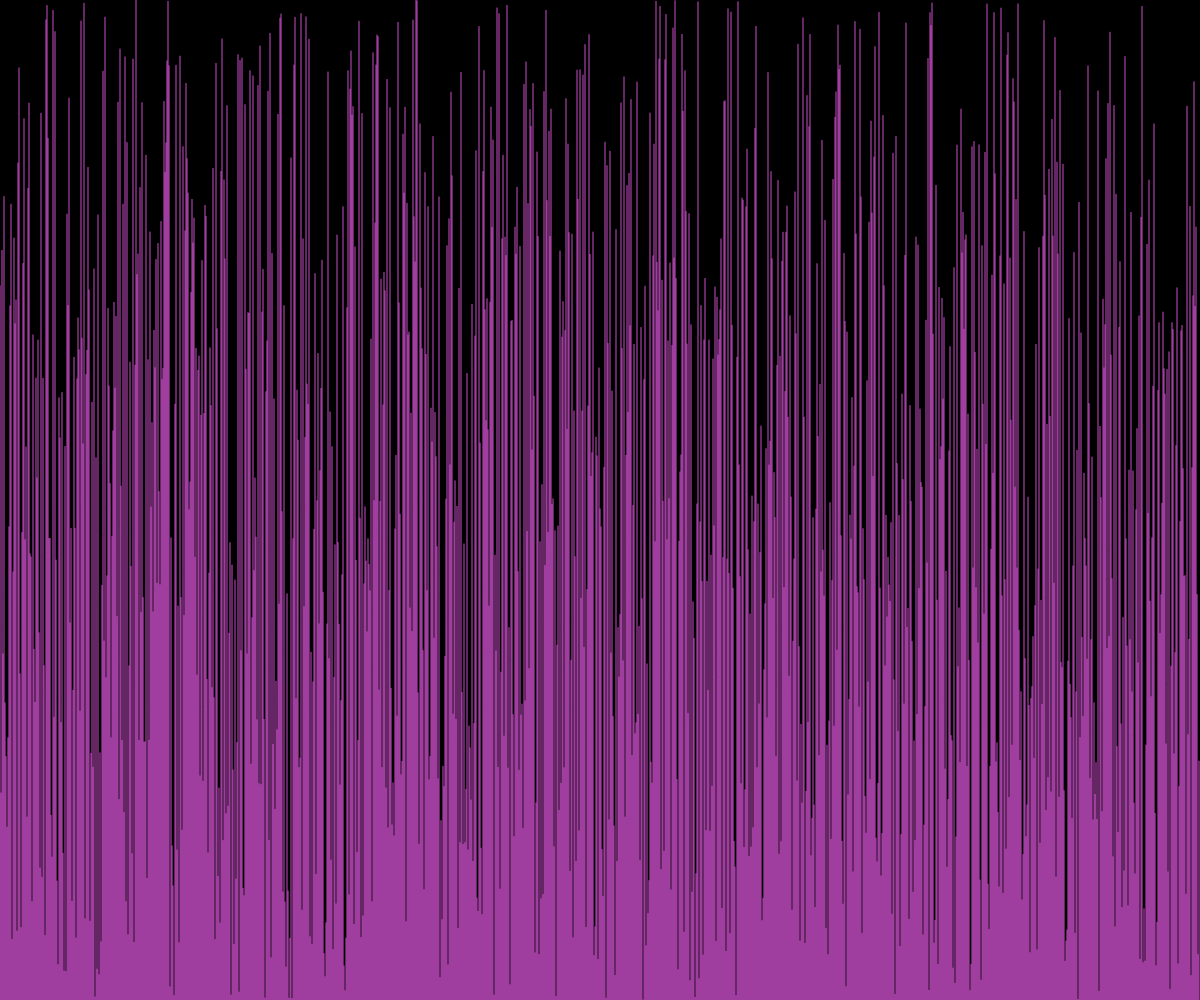
Frame 1 (no input)
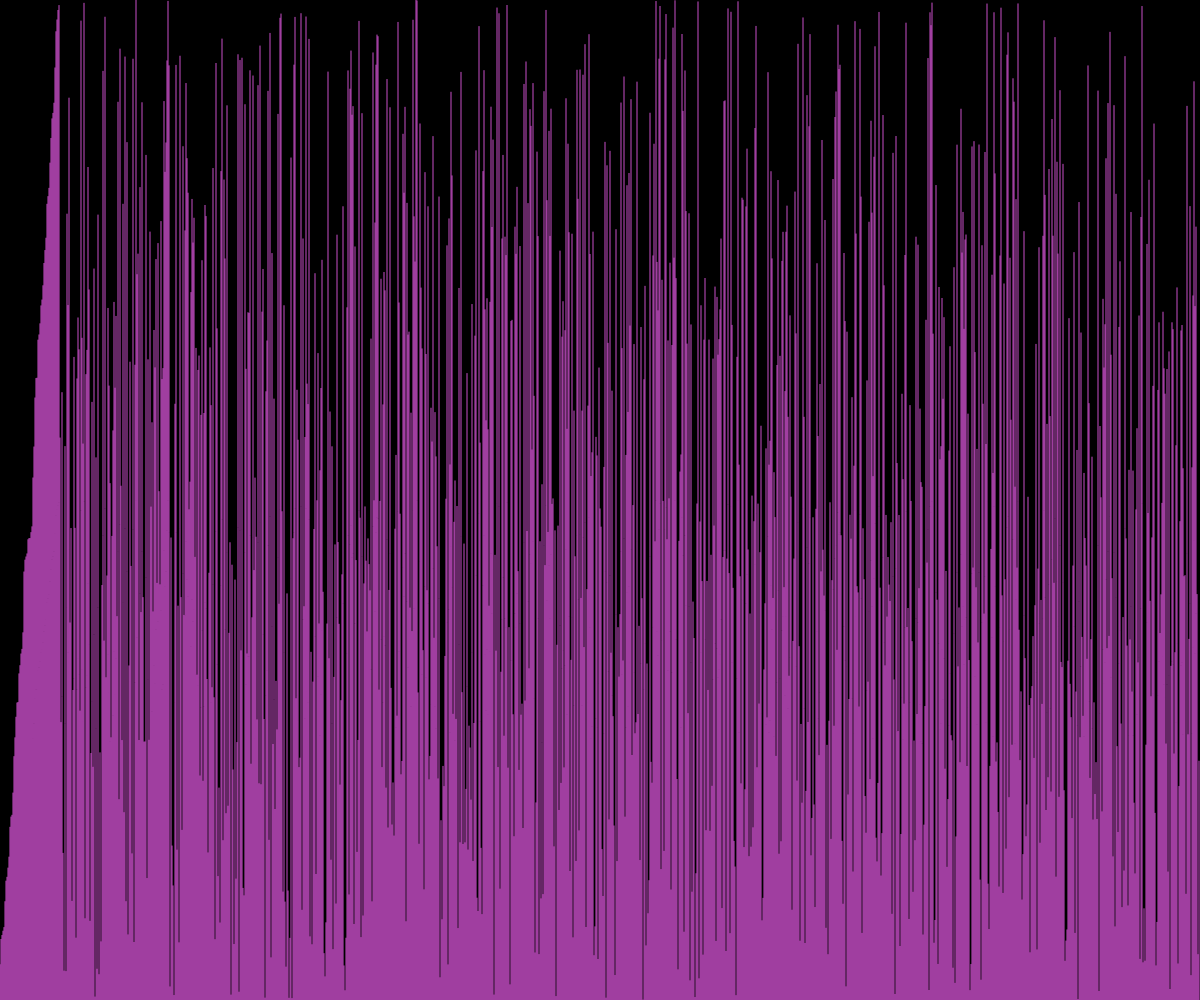
Frame 60 (no input)
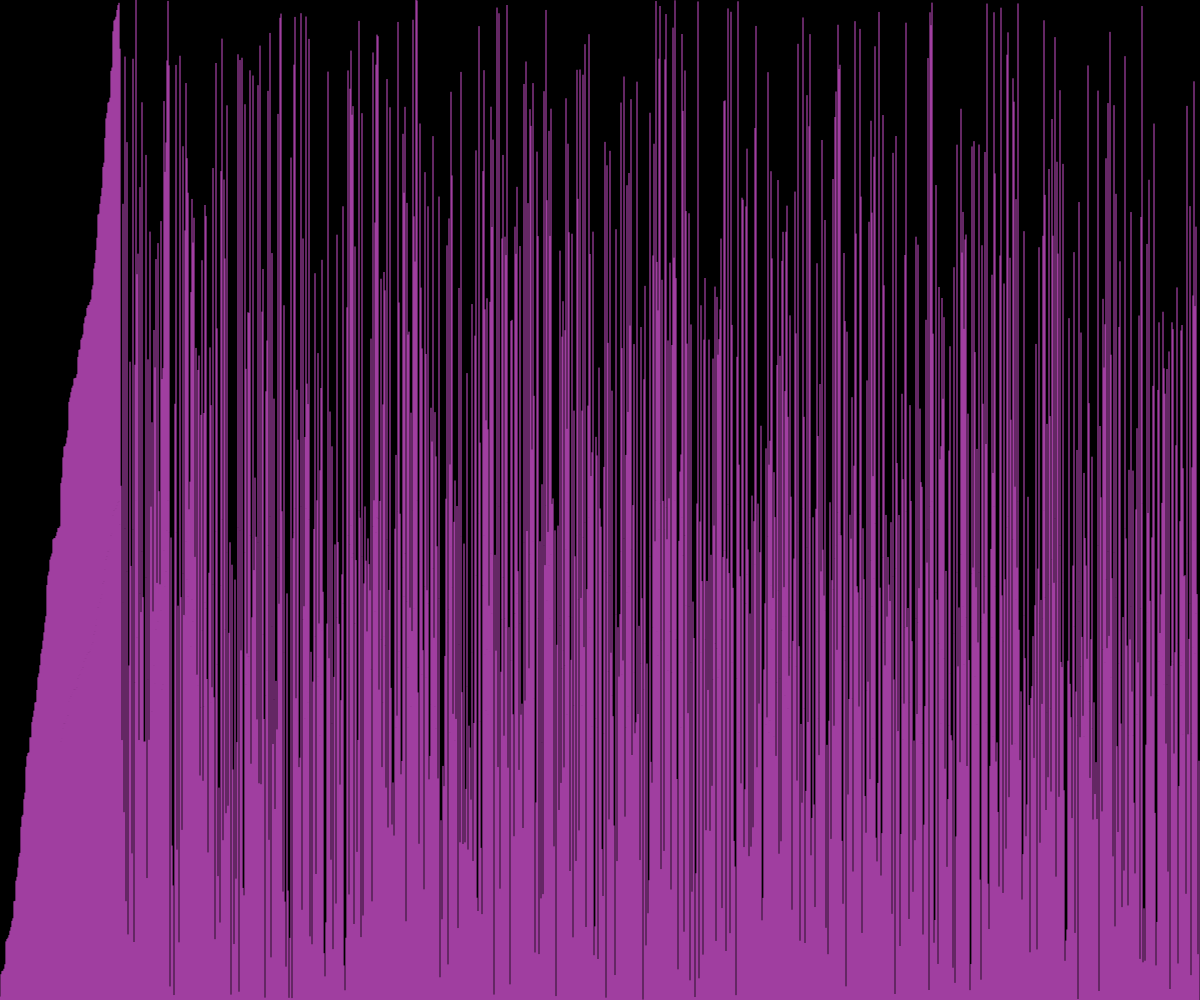
Frame 120 (the mouse pressed at the canvas centre since frame 60)

The p5.js sketch that drew these frames (run headless with seeded random() and noise() and a simulated clock; from frame 60 on, the mouse is pressed at the canvas centre):

// p5.js sketch
// ── sketch.js
let lines = [];     //array to hold all elements.
let i = j = 0;  
let smallest;

function setup() {
  createCanvas(windowWidth, windowHeight);
  // Assigning random height values as elements to be sorted for the number of width pixels.
  for(n = 0; n < width; n++) {
    lines[n] = parseFloat(random(height));
  }
  
  // INSERTION SORT ALGORITHM WITHOUT ANIMATION

  // for(i = 1; i < lines.length; i++) {
  //   console.log(i);
  //   let key = lines[i];
  //   let j = i - 1;
  //   while(j >=0 && lines[j] > key) {
  //     lines[j + 1] = lines[j];
  //     j = j - 1;
  //   }
  //   lines[j + 1] = key;
  // }
}

function draw() {
  background(0);
  stroke(255, 100, 255, 200);
  
  // INSERTION SORT WITH VISUALIZATION OF EACH FRAME.
  let key = lines[i];
  let j = i - 1;
  while(j >=0 && lines[j] > key) {
    lines[j + 1] = lines[j];
    j = j - 1;
  }
  lines[j + 1] = key;
  i = i + 1;
  if(i >= lines.length) {
    i = 0;
    noLoop();
  }

  // CODE FOR DISPLAYING THE LINES.
  for(let n = 0; n < lines.length; n++) {
    line(n, height, n, height - lines[n]);
  }
}
